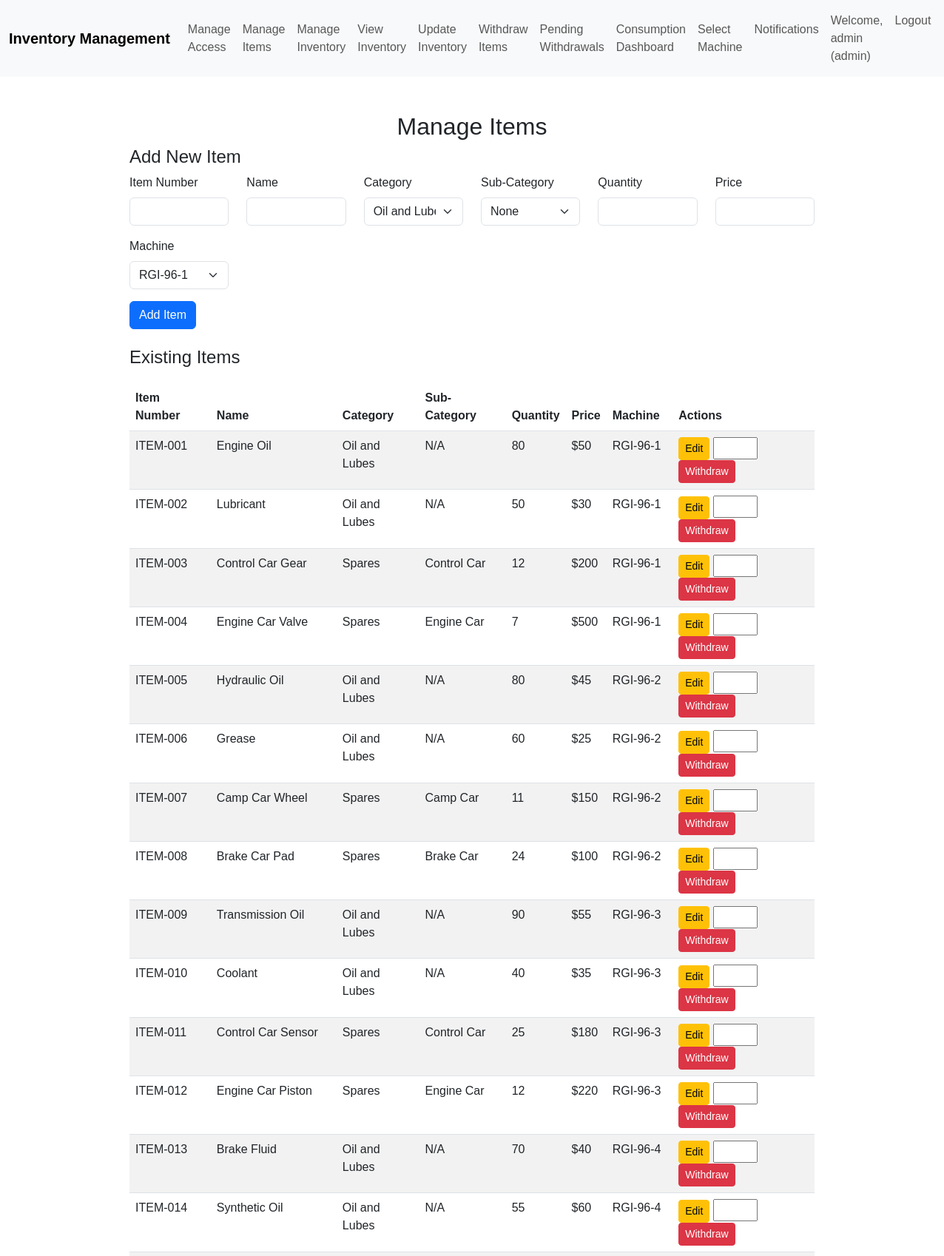
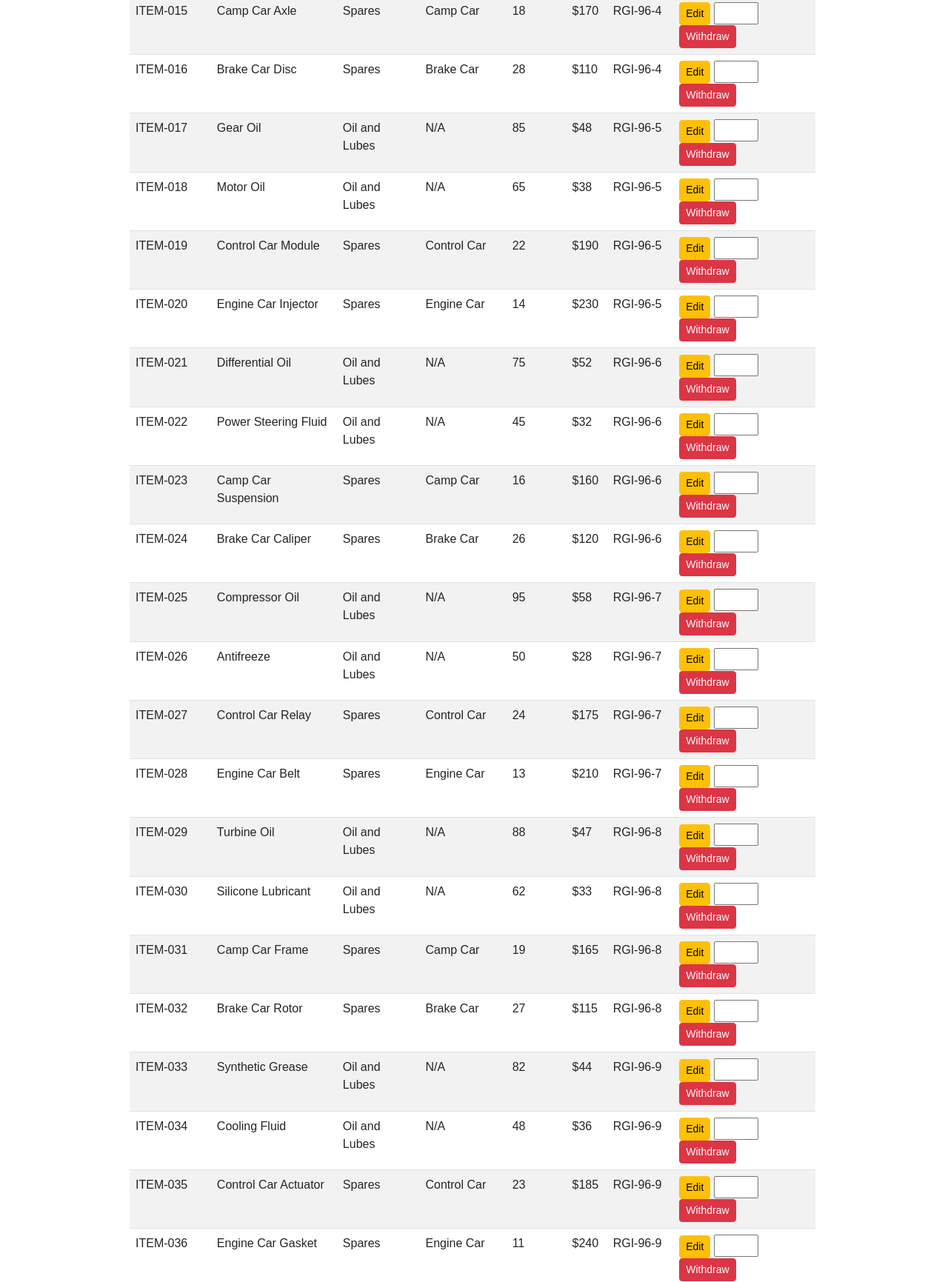
/admin/manage-items (signed in, upper part), run on the app's committed database (2 pictures, top to bottom).
### models/user.py (models this page shows, shortened)
class Item(db.Model):
    id = db.Column(db.Integer, primary_key=True)
    machine_id = db.Column(db.Integer, db.ForeignKey('machine.id'), nullable=False)
    item_number = db.Column(db.String(50), unique=True, nullable=False)
    name = db.Column(db.String(100), nullable=False)
    quantity = db.Column(db.Integer, nullable=False, default=0)
    category = db.Column(db.String(50), nullable=True)
    sub_category = db.Column(db.String(50), nullable=True)
    price = db.Column(db.Integer, nullable=True)
    mmf = db.Column(db.Integer, nullable=False, default=0)  # Minimum Monthly Forecast

class Machine(db.Model):
    id = db.Column(db.Integer, primary_key=True)
    name = db.Column(db.String(80), unique=True, nullable=False)
    items = db.relationship('Item', backref='machine', lazy=True)

### routes/auth.py (the view, shortened to what this page needs)
@auth_bp.route('/admin/manage-items', methods=['GET', 'POST'])
def admin_manage_items():
    if 'user' not in session or session['user']['role'] != 'admin':
        flash('Admin access required', 'error')
        return redirect(url_for('auth.login'))
    machines = Machine.query.all()
    if not machines:
        flash('No machines available. Initialize machines first.', 'error')
        return redirect(url_for('auth.dashboard'))
    items = Item.query.all()
    categories = ['Oil and Lubes', 'Spares']
    sub_categories = ['Control Car', 'Camp Car', 'Brake Car', 'Engine Car']
    return render_template('admin_manage_items.html', items=items, machines=machines, categories=categories, sub_categories=sub_categories)

### templates/admin_manage_items.html (shortened to what this page needs)
{% extends "base.html" %}
{% block content %}
<h2 class="text-center mt-5">Manage Items</h2>
<div class="row justify-content-center">
    <div class="col-md-10">
        <h4>Add New Item</h4>
        <form method="POST" class="mb-4">
            <div class="row">
                <div class="col-md-2 mb-3">
                    <label for="item_number" class="form-label">Item Number</label>
                    <input type="text" class="form-control" id="item_number" name="item_number" required>
                </div>
                <div class="col-md-2 mb-3">
                    <label for="name" class="form-label">Name</label>
                    <input type="text" class="form-control" id="name" name="name" required>
                </div>
                <div class="col-md-2 mb-3">
                    <label for="category" class="form-label">Category</label>
                    <select class="form-select" id="category" name="category" required>
                        {% for cat in categories %}
                            <option value="{{ cat }}">{{ cat }}</option>
                        {% endfor %}
                    </select>
                </div>
                <div class="col-md-2 mb-3">
                    <label for="sub_category" class="form-label">Sub-Category</label>
                    <select class="form-select" id="sub_category" name="sub_category">
                        <option value="">None</option>
                    </select>
                </div>
                <div class="col-md-2 mb-3">
                    <label for="quantity" class="form-label">Quantity</label>
                    <input type="number" class="form-control" id="quantity" name="quantity" min="0" required>
                </div>
                <div class="col-md-2 mb-3">
                    <label for="price" class="form-label">Price</label>
                    <input type="number" step="0.01" class="form-control" id="price" name="price" min="0" required>
                </div>
                <div class="col-md-2 mb-3">
                    <label for="machine_id" class="form-label">Machine</label>
                    <select class="form-select" id="machine_id" name="machine_id" required>
                        {% for machine in machines %}
                            <option value="{{ machine.id }}">{{ machine.name }}</option>
                        {% endfor %}
                    </select>
                </div>
            </div>
            <button type="submit" class="btn btn-primary">Add Item</button>
        </form>
        {% if items %}
            <h4>Existing Items</h4>
            <table class="table table-striped">
                <thead>
                    <tr>
                        <th>Item Number</th>
                        <th>Name</th>
                        <th>Category</th>
                        <th>Sub-Category</th>
                        <th>Quantity</th>
                        <th>Price</th>
                        <th>Machine</th>
                        <th>Actions</th>
                    </tr>
                </thead>
                <tbody>
                    {% for item in items %}
                        <tr>
                            <td>{{ item.item_number }}</td>
                            <td>{{ item.name }}</td>
                            <td>{{ item.category }}</td>
                            <td>{{ item.sub_category or 'N/A' }}</td>
                            <td>{{ item.quantity }}</td>
                            <td>${{ item.price }}</td>
                            <td>{{ item.machine.name }}</td>
                            <td>
                                <form method="POST" style="display:inline;">
                                    <button type="submit" class="btn btn-sm btn-warning">Edit</button>
                                </form>
                                <form method="POST" style="display:inline;">
                                    <input type="number" name="withdraw_quantity" min="1" max="{{ item.quantity }}" style="width: 60px;" required>
                                    <button type="submit" class="btn btn-sm btn-danger">Withdraw</button>
                                </form>
                            </td>
                        </tr>
                    {% endfor %}
                </tbody>
            </table>
        {% else %}
            <p class="text-center">No items found.</p>
        {% endif %}
    </div>
</div>
{% endblock %}

### static/css/styles.css (style rules this page uses)
body { font-family: Arial, sans-serif; }
.table { margin-top: 20px; }

### data on the page
Item: item_number "ITEM-001", name "Engine Oil", category "Oil and Lubes", sub_category "N/A", quantity "80", price "50", machine.name "RGI-96-1"
Item: item_number "ITEM-002", name "Lubricant", category "Oil and Lubes", sub_category "N/A", quantity "50", price "30", machine.name "RGI-96-1"
Item: item_number "ITEM-003", name "Control Car Gear", category "Spares", sub_category "Control Car", quantity "12", price "200", machine.name "RGI-96-1"
Item: item_number "ITEM-004", name "Engine Car Valve", category "Spares", sub_category "Engine Car", quantity "7", price "500", machine.name "RGI-96-1"
Item: item_number "ITEM-005", name "Hydraulic Oil", category "Oil and Lubes", sub_category "N/A", quantity "80", price "45", machine.name "RGI-96-2"
Item: item_number "ITEM-006", name "Grease", category "Oil and Lubes", sub_category "N/A", quantity "60", price "25", machine.name "RGI-96-2"
Item: item_number "ITEM-007", name "Camp Car Wheel", category "Spares", sub_category "Camp Car", quantity "11", price "150", machine.name "RGI-96-2"
Item: item_number "ITEM-008", name "Brake Car Pad", category "Spares", sub_category "Brake Car", quantity "24", price "100", machine.name "RGI-96-2"
Item: item_number "ITEM-009", name "Transmission Oil", category "Oil and Lubes", sub_category "N/A", quantity "90", price "55", machine.name "RGI-96-3"
Item: item_number "ITEM-010", name "Coolant", category "Oil and Lubes", sub_category "N/A", quantity "40", price "35", machine.name "RGI-96-3"
Item: item_number "ITEM-011", name "Control Car Sensor", category "Spares", sub_category "Control Car", quantity "25", price "180", machine.name "RGI-96-3"
Item: item_number "ITEM-012", name "Engine Car Piston", category "Spares", sub_category "Engine Car", quantity "12", price "220", machine.name "RGI-96-3"
Item: item_number "ITEM-013", name "Brake Fluid", category "Oil and Lubes", sub_category "N/A", quantity "70", price "40", machine.name "RGI-96-4"
Item: item_number "ITEM-014", name "Synthetic Oil", category "Oil and Lubes", sub_category "N/A", quantity "55", price "60", machine.name "RGI-96-4"
Item: item_number "ITEM-015", name "Camp Car Axle", category "Spares", sub_category "Camp Car", quantity "18", price "170", machine.name "RGI-96-4"
Item: item_number "ITEM-016", name "Brake Car Disc", category "Spares", sub_category "Brake Car", quantity "28", price "110", machine.name "RGI-96-4"
Item: item_number "ITEM-017", name "Gear Oil", category "Oil and Lubes", sub_category "N/A", quantity "85", price "48", machine.name "RGI-96-5"
Item: item_number "ITEM-018", name "Motor Oil", category "Oil and Lubes", sub_category "N/A", quantity "65", price "38", machine.name "RGI-96-5"
Item: item_number "ITEM-019", name "Control Car Module", category "Spares", sub_category "Control Car", quantity "22", price "190", machine.name "RGI-96-5"
Item: item_number "ITEM-020", name "Engine Car Injector", category "Spares", sub_category "Engine Car", quantity "14", price "230", machine.name "RGI-96-5"
Item: item_number "ITEM-021", name "Differential Oil", category "Oil and Lubes", sub_category "N/A", quantity "75", price "52", machine.name "RGI-96-6"
Item: item_number "ITEM-022", name "Power Steering Fluid", category "Oil and Lubes", sub_category "N/A", quantity "45", price "32", machine.name "RGI-96-6"
Item: item_number "ITEM-023", name "Camp Car Suspension", category "Spares", sub_category "Camp Car", quantity "16", price "160", machine.name "RGI-96-6"
Item: item_number "ITEM-024", name "Brake Car Caliper", category "Spares", sub_category "Brake Car", quantity "26", price "120", machine.name "RGI-96-6"
Item: item_number "ITEM-025", name "Compressor Oil", category "Oil and Lubes", sub_category "N/A", quantity "95", price "58", machine.name "RGI-96-7"
Item: item_number "ITEM-026", name "Antifreeze", category "Oil and Lubes", sub_category "N/A", quantity "50", price "28", machine.name "RGI-96-7"
Item: item_number "ITEM-027", name "Control Car Relay", category "Spares", sub_category "Control Car", quantity "24", price "175", machine.name "RGI-96-7"
Item: item_number "ITEM-028", name "Engine Car Belt", category "Spares", sub_category "Engine Car", quantity "13", price "210", machine.name "RGI-96-7"
Item: item_number "ITEM-029", name "Turbine Oil", category "Oil and Lubes", sub_category "N/A", quantity "88", price "47", machine.name "RGI-96-8"
Item: item_number "ITEM-030", name "Silicone Lubricant", category "Oil and Lubes", sub_category "N/A", quantity "62", price "33", machine.name "RGI-96-8"
Item: item_number "ITEM-031", name "Camp Car Frame", category "Spares", sub_category "Camp Car", quantity "19", price "165", machine.name "RGI-96-8"
Item: item_number "ITEM-032", name "Brake Car Rotor", category "Spares", sub_category "Brake Car", quantity "27", price "115", machine.name "RGI-96-8"
Item: item_number "ITEM-033", name "Synthetic Grease", category "Oil and Lubes", sub_category "N/A", quantity "82", price "44", machine.name "RGI-96-9"
Item: item_number "ITEM-034", name "Cooling Fluid", category "Oil and Lubes", sub_category "N/A", quantity "48", price "36", machine.name "RGI-96-9"
Item: item_number "ITEM-035", name "Control Car Actuator", category "Spares", sub_category "Control Car", quantity "23", price "185", machine.name "RGI-96-9"
Item: item_number "ITEM-036", name "Engine Car Gasket", category "Spares", sub_category "Engine Car", quantity "11", price "240", machine.name "RGI-96-9"

### other printed values
{{ session['user']['username'] }} "admin"
{{ session['user']['role'] }} "admin"
form field category "Oil and Lubes"
form field machine_id "RGI-96-1"
